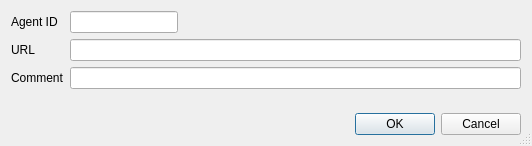
<?xml version="1.0" encoding="UTF-8"?>
<ui version="4.0">
 <class>AgentDialog</class>
 <widget class="QDialog" name="AgentDialog">
  <property name="geometry">
   <rect>
    <x>0</x>
    <y>0</y>
    <width>532</width>
    <height>146</height>
   </rect>
  </property>
  <property name="sizePolicy">
   <sizepolicy hsizetype="Fixed" vsizetype="Fixed">
    <horstretch>1</horstretch>
    <verstretch>1</verstretch>
   </sizepolicy>
  </property>
  <property name="maximumSize">
   <size>
    <width>16777215</width>
    <height>146</height>
   </size>
  </property>
  <property name="windowTitle">
   <string>New Agent Info</string>
  </property>
  <property name="sizeGripEnabled">
   <bool>true</bool>
  </property>
  <property name="modal">
   <bool>true</bool>
  </property>
  <layout class="QVBoxLayout" name="verticalLayout">
   <item>
    <layout class="QFormLayout" name="formLayout">
     <property name="sizeConstraint">
      <enum>QLayout::SetDefaultConstraint</enum>
     </property>
     <property name="fieldGrowthPolicy">
      <enum>QFormLayout::ExpandingFieldsGrow</enum>
     </property>
     <property name="formAlignment">
      <set>Qt::AlignLeading|Qt::AlignLeft|Qt::AlignTop</set>
     </property>
     <item row="0" column="1">
      <widget class="QLineEdit" name="id">
       <property name="sizePolicy">
        <sizepolicy hsizetype="Preferred" vsizetype="Fixed">
         <horstretch>0</horstretch>
         <verstretch>0</verstretch>
        </sizepolicy>
       </property>
       <property name="maximumSize">
        <size>
         <width>250</width>
         <height>16777215</height>
        </size>
       </property>
      </widget>
     </item>
     <item row="1" column="0">
      <widget class="QLabel" name="label_2">
       <property name="text">
        <string>URL</string>
       </property>
      </widget>
     </item>
     <item row="1" column="1">
      <widget class="QLineEdit" name="url">
       <property name="sizePolicy">
        <sizepolicy hsizetype="MinimumExpanding" vsizetype="Fixed">
         <horstretch>0</horstretch>
         <verstretch>0</verstretch>
        </sizepolicy>
       </property>
       <property name="minimumSize">
        <size>
         <width>400</width>
         <height>0</height>
        </size>
       </property>
      </widget>
     </item>
     <item row="0" column="0">
      <widget class="QLabel" name="label">
       <property name="text">
        <string>Agent ID</string>
       </property>
      </widget>
     </item>
     <item row="2" column="1">
      <widget class="QLineEdit" name="comment"/>
     </item>
     <item row="2" column="0">
      <widget class="QLabel" name="label_3">
       <property name="text">
        <string>Comment</string>
       </property>
      </widget>
     </item>
    </layout>
   </item>
   <item>
    <layout class="QHBoxLayout" name="horizontalLayout">
     <item>
      <widget class="QLabel" name="status">
       <property name="sizePolicy">
        <sizepolicy hsizetype="Expanding" vsizetype="Preferred">
         <horstretch>0</horstretch>
         <verstretch>0</verstretch>
        </sizepolicy>
       </property>
       <property name="text">
        <string/>
       </property>
       <property name="alignment">
        <set>Qt::AlignLeading|Qt::AlignLeft|Qt::AlignTop</set>
       </property>
      </widget>
     </item>
     <item>
      <widget class="QDialogButtonBox" name="buttonBox">
       <property name="sizePolicy">
        <sizepolicy hsizetype="Fixed" vsizetype="Fixed">
         <horstretch>0</horstretch>
         <verstretch>0</verstretch>
        </sizepolicy>
       </property>
       <property name="orientation">
        <enum>Qt::Horizontal</enum>
       </property>
       <property name="standardButtons">
        <set>QDialogButtonBox::Cancel|QDialogButtonBox::Ok</set>
       </property>
      </widget>
     </item>
    </layout>
   </item>
  </layout>
 </widget>
 <resources/>
 <connections>
  <connection>
   <sender>buttonBox</sender>
   <signal>accepted()</signal>
   <receiver>AgentDialog</receiver>
   <slot>accept()</slot>
   <hints>
    <hint type="sourcelabel">
     <x>248</x>
     <y>254</y>
    </hint>
    <hint type="destinationlabel">
     <x>157</x>
     <y>274</y>
    </hint>
   </hints>
  </connection>
  <connection>
   <sender>buttonBox</sender>
   <signal>rejected()</signal>
   <receiver>AgentDialog</receiver>
   <slot>reject()</slot>
   <hints>
    <hint type="sourcelabel">
     <x>316</x>
     <y>260</y>
    </hint>
    <hint type="destinationlabel">
     <x>286</x>
     <y>274</y>
    </hint>
   </hints>
  </connection>
 </connections>
</ui>
